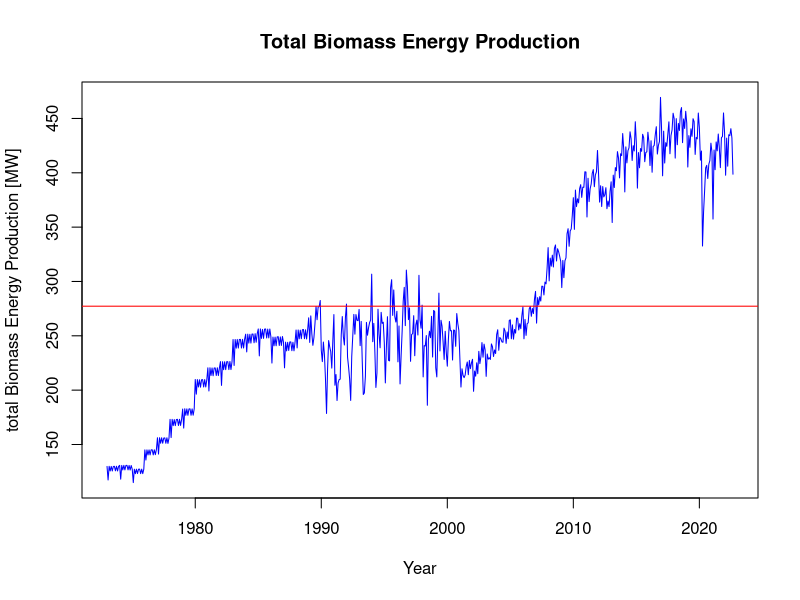
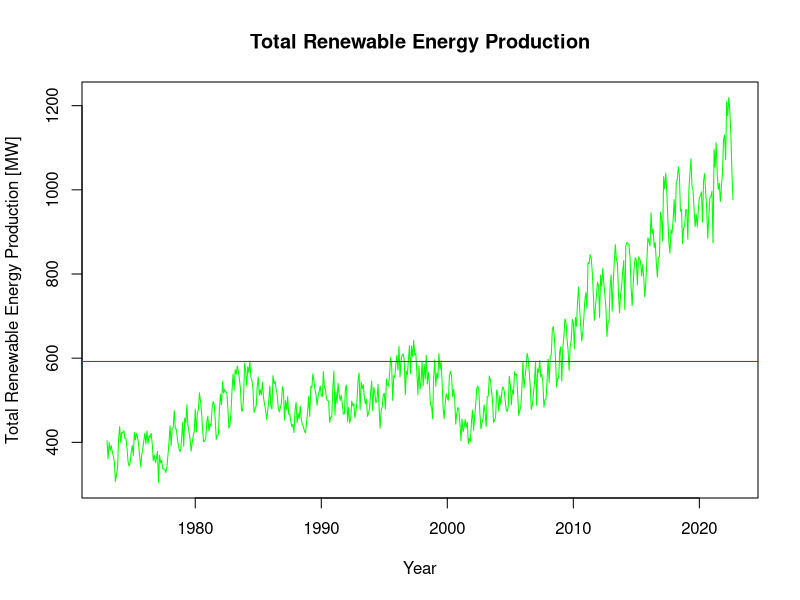
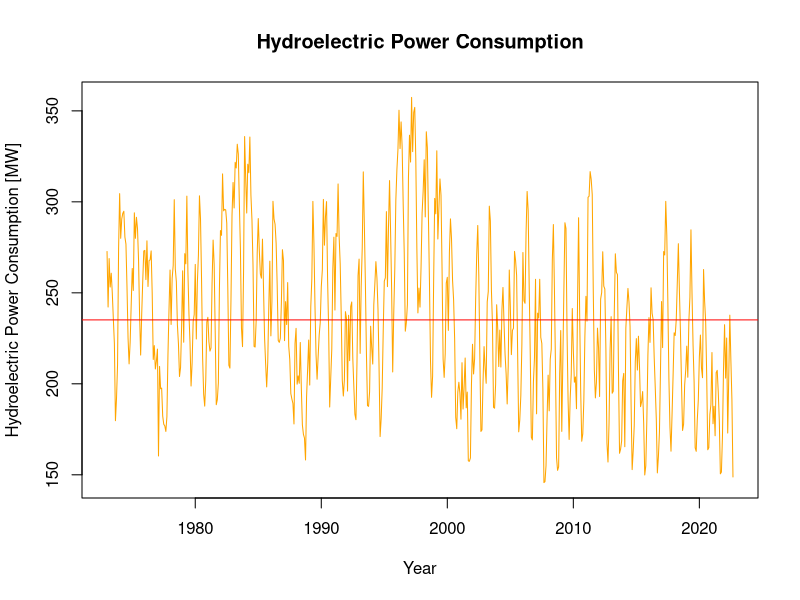
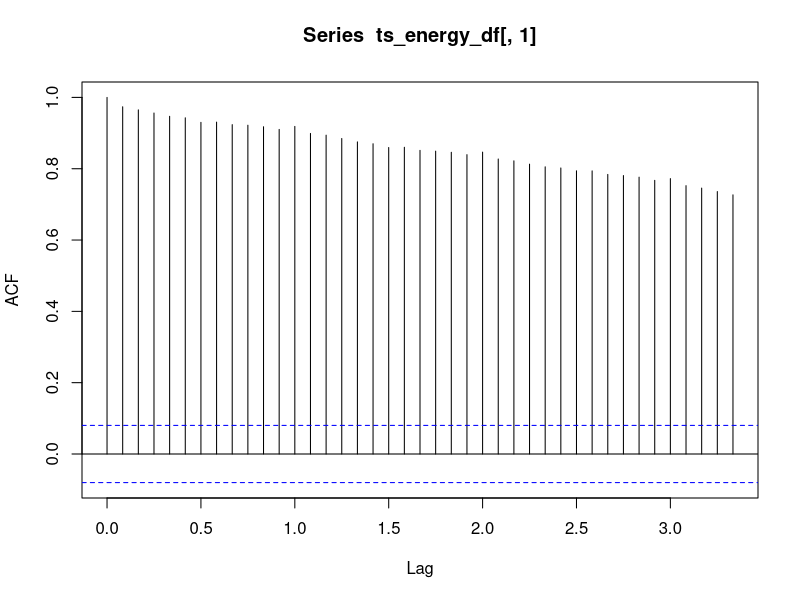
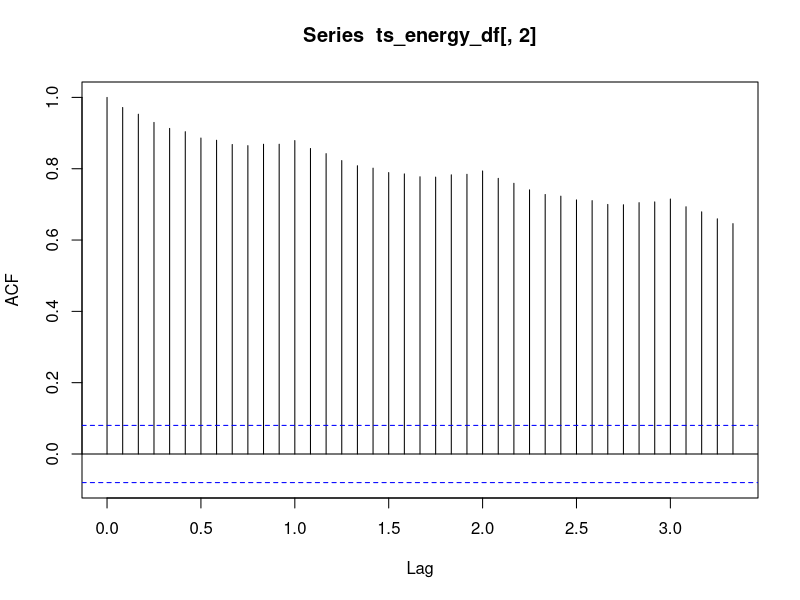
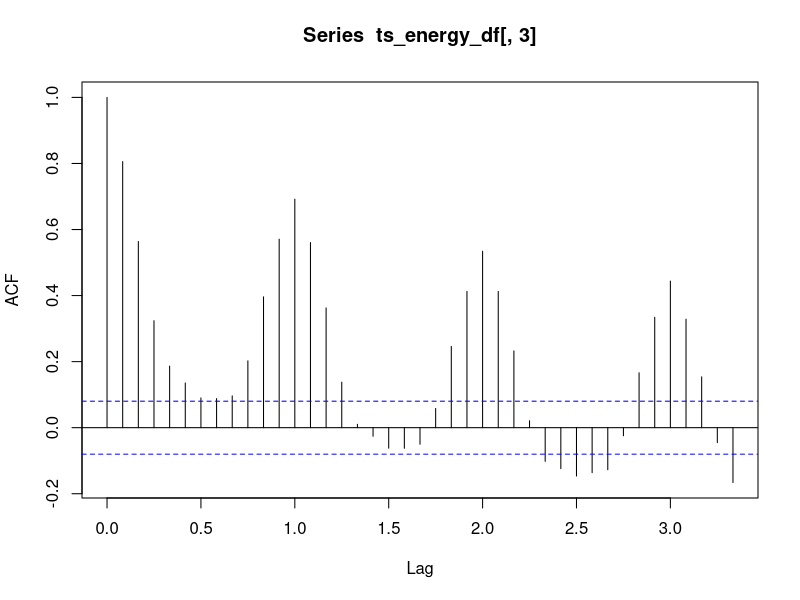
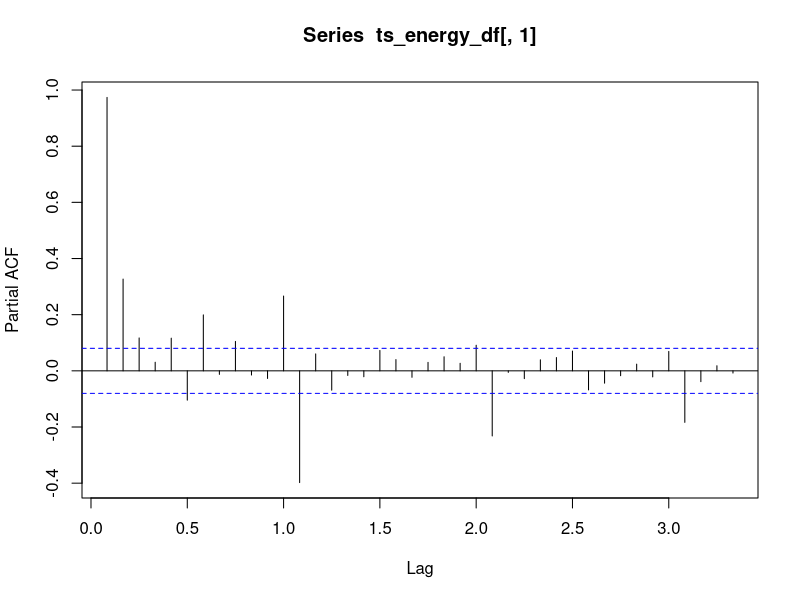
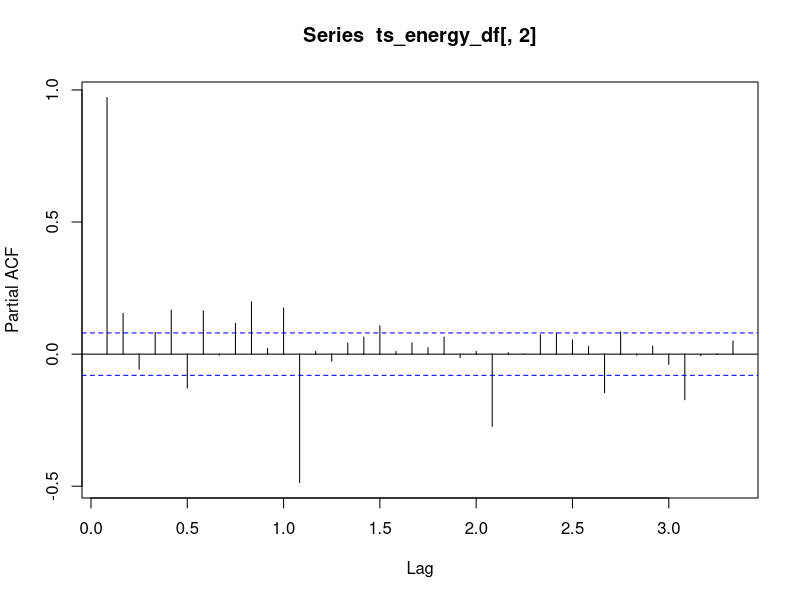

The R script that drew these images, in order:
## ---- chunk 1
#Load/install required package here
library(forecast)
library(tseries)
library(dplyr)
## ---- chunk 2
#Importing data set using read.csv
energy_data <- read.csv(file="../Data/Table_10.1_Renewable_Energy_Production_and_Consumption_by_Source-Edit.csv", header = TRUE, dec = ".", sep=",",stringsAsFactors = TRUE) 
## ---- chunk 3
#create data frame
energy_df <- data.frame(energy_data$Month,energy_data$Total.Biomass.Energy.Production, energy_data$Total.Renewable.Energy.Production, energy_data$Hydroelectric.Power.Consumption)

head(energy_df)
## ---- chunk 4
#Convert month into format
Date <- paste(energy_df[,1], "01", sep = "")
Date_new <- as.Date (Date, format="%Y %B %d")
head(Date_new)

energy_df <- cbind(Date_new, energy_df[,2:4])
head(energy_df)

#time series
ts_energy_df <- ts(energy_df[,2:4], start = c(1973,1), frequency = 12)
## ---- chunk 5
#rewrite column names
colnames(ts_energy_df)=c("Biomass","Renewable", "Hydroelectric")

mean_biomass <- mean(ts_energy_df[,"Biomass"])
mean_renewable <- mean(ts_energy_df[,"Renewable"])
mean_hydroelectric <- mean(ts_energy_df[,"Hydroelectric"])

sd_biomass <- sd(ts_energy_df[,"Biomass"])
sd_renewable <- sd(ts_energy_df[,"Renewable"])
sd_hydroelectric <- sd(ts_energy_df[,"Hydroelectric"])

## ---- chunk 6
#Graph 1: Plot the series for Total Biomass Energy Production
plot(ts_energy_df[,"Biomass"],type="l",col="blue",ylab="total Biomass Energy Production [MW]", xlab="Year", main="Total Biomass Energy Production") 

#Additional - Suppose you want to add a line with the mean
abline(h=mean(ts_energy_df[,"Biomass"]),col="red")

## ---- chunk 7
#Graph 2: Plot the series for Total Renewable Energy Production 
plot(ts_energy_df[,"Renewable"],type="l",col="green",ylab="Total Renewable Energy Production [MW]", xlab="Year", main="Total Renewable Energy Production") 

#Additional - Suppose you want to add a line with the mean
abline(h=mean(ts_energy_df[,"Renewable"]),col="red")
## ---- chunk 8
#Graph 3: Plot the series for hydroelectric power consumption 
plot(ts_energy_df[,"Hydroelectric"],type="l",col="orange",ylab="Hydroelectric Power Consumption [MW]", xlab="Year", main="Hydroelectric Power Consumption") 

#Additional - Suppose you want to add a line with the mean
abline(h=mean(ts_energy_df[,"Hydroelectric"]),col="red")
## ---- chunk 9
cor(ts_energy_df)
## ---- chunk 10
acf(ts_energy_df[,1], lag.max = 40)
## ---- chunk 11
acf(ts_energy_df[,2], lag.max = 40)
## ---- chunk 12
acf(ts_energy_df[,3], lag.max = 40)
## ---- chunk 13
pacf(ts_energy_df[,1], lag.max = 40)
## ---- chunk 14
pacf(ts_energy_df[,2], lag.max = 40)
## ---- chunk 15
pacf(ts_energy_df[,3], lag.max = 40)
